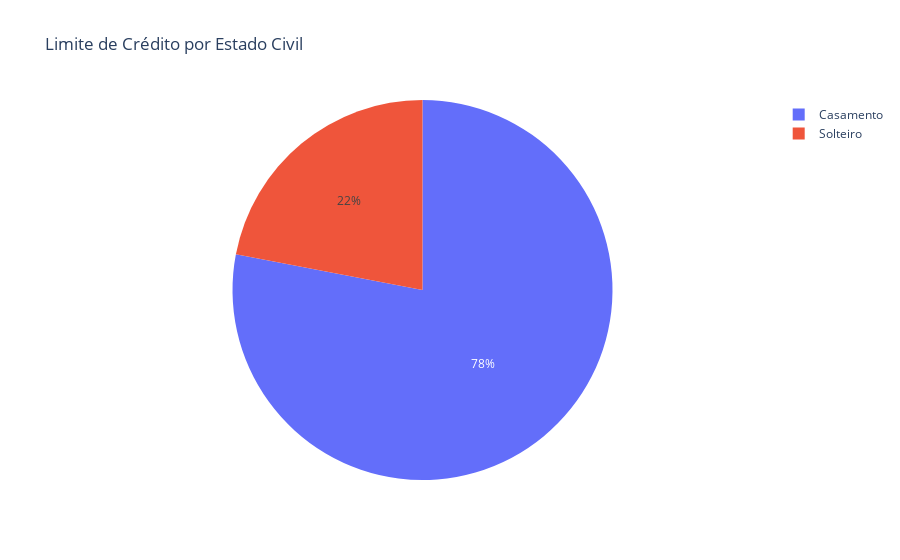

Notebook source saved alongside this figure:
### Markdown cell above
# Segunda Análise
Como pudemos perceber na análise acima, o limite de crédito não está diretamente relacionado ao salário, pois, embora advogados tenham salários muito altos, sua média de limite de crédito ainda é baixa.

Por isso, agora proponho uma análise da média de limite de crédito entre os dois estados civis: solteiro e casado.

### Code cell
media_estado_civil = df.groupby('Estado_Civil')['Limite_Credito'].mean().reset_index()
fig = px.pie(media_estado_civil, values='Limite_Credito',names='Estado_Civil', title='Limite de Crédito por Estado Civil')

fig.show()

### Figure 1 — Plotly figure (JSON) as saved in the notebook; plotly's stock layout.template omitted (floating-point values rounded to 4 significant figures)
{"data": [{"domain": {"x": [0, 1], "y": [0, 1]}, "hovertemplate": "Estado_Civil=%{label}<br>Limite_Credito=%{value}<extra></extra>", "labels": ["Casamento", "Solteiro"], "legendgroup": "", "name": "", "showlegend": true, "type": "pie", "values": [5500.0, 1550.0]}], "layout": {"legend": {"tracegroupgap": 0}, "title": {"text": "Limite de Crédito por Estado Civil"}}}
